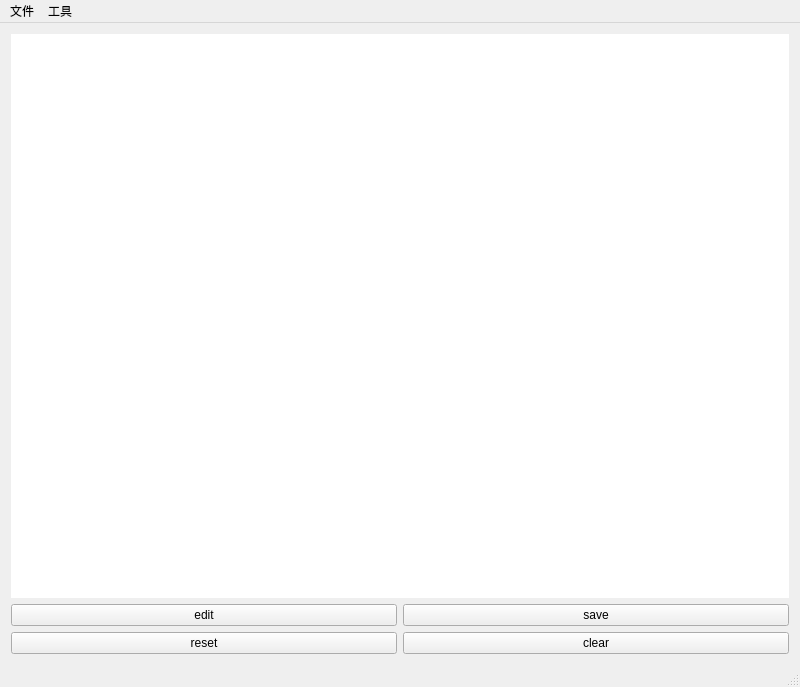
<?xml version="1.0" encoding="UTF-8"?>
<ui version="4.0">
 <class>MainWindow</class>
 <widget class="QMainWindow" name="MainWindow">
  <property name="geometry">
   <rect>
    <x>0</x>
    <y>0</y>
    <width>800</width>
    <height>687</height>
   </rect>
  </property>
  <property name="windowTitle">
   <string>MainWindow</string>
  </property>
  <widget class="QWidget" name="centralwidget">
   <layout class="QGridLayout" name="gridLayout">
    <item row="1" column="1">
     <widget class="QPushButton" name="save">
      <property name="text">
       <string>save</string>
      </property>
     </widget>
    </item>
    <item row="0" column="0" colspan="2">
     <widget class="ImageLabel" name="canvas">
      <property name="palette">
       <palette>
        <active>
         <colorrole role="WindowText">
          <brush brushstyle="SolidPattern">
           <color alpha="255">
            <red>0</red>
            <green>0</green>
            <blue>0</blue>
           </color>
          </brush>
         </colorrole>
         <colorrole role="Button">
          <brush brushstyle="SolidPattern">
           <color alpha="255">
            <red>255</red>
            <green>255</green>
            <blue>255</blue>
           </color>
          </brush>
         </colorrole>
         <colorrole role="Light">
          <brush brushstyle="SolidPattern">
           <color alpha="255">
            <red>255</red>
            <green>255</green>
            <blue>255</blue>
           </color>
          </brush>
         </colorrole>
         <colorrole role="Midlight">
          <brush brushstyle="SolidPattern">
           <color alpha="255">
            <red>69</red>
            <green>7</green>
            <blue>227</blue>
           </color>
          </brush>
         </colorrole>
         <colorrole role="Dark">
          <brush brushstyle="SolidPattern">
           <color alpha="255">
            <red>127</red>
            <green>127</green>
            <blue>127</blue>
           </color>
          </brush>
         </colorrole>
         <colorrole role="Mid">
          <brush brushstyle="SolidPattern">
           <color alpha="255">
            <red>170</red>
            <green>170</green>
            <blue>170</blue>
           </color>
          </brush>
         </colorrole>
         <colorrole role="Text">
          <brush brushstyle="SolidPattern">
           <color alpha="255">
            <red>0</red>
            <green>0</green>
            <blue>0</blue>
           </color>
          </brush>
         </colorrole>
         <colorrole role="BrightText">
          <brush brushstyle="SolidPattern">
           <color alpha="255">
            <red>255</red>
            <green>255</green>
            <blue>255</blue>
           </color>
          </brush>
         </colorrole>
         <colorrole role="ButtonText">
          <brush brushstyle="SolidPattern">
           <color alpha="255">
            <red>0</red>
            <green>0</green>
            <blue>0</blue>
           </color>
          </brush>
         </colorrole>
         <colorrole role="Base">
          <brush brushstyle="SolidPattern">
           <color alpha="255">
            <red>255</red>
            <green>255</green>
            <blue>255</blue>
           </color>
          </brush>
         </colorrole>
         <colorrole role="Window">
          <brush brushstyle="SolidPattern">
           <color alpha="255">
            <red>255</red>
            <green>255</green>
            <blue>255</blue>
           </color>
          </brush>
         </colorrole>
         <colorrole role="Shadow">
          <brush brushstyle="SolidPattern">
           <color alpha="255">
            <red>0</red>
            <green>0</green>
            <blue>0</blue>
           </color>
          </brush>
         </colorrole>
         <colorrole role="AlternateBase">
          <brush brushstyle="SolidPattern">
           <color alpha="255">
            <red>255</red>
            <green>255</green>
            <blue>255</blue>
           </color>
          </brush>
         </colorrole>
         <colorrole role="ToolTipBase">
          <brush brushstyle="SolidPattern">
           <color alpha="255">
            <red>255</red>
            <green>255</green>
            <blue>220</blue>
           </color>
          </brush>
         </colorrole>
         <colorrole role="ToolTipText">
          <brush brushstyle="SolidPattern">
           <color alpha="255">
            <red>0</red>
            <green>0</green>
            <blue>0</blue>
           </color>
          </brush>
         </colorrole>
         <colorrole role="PlaceholderText">
          <brush brushstyle="SolidPattern">
           <color alpha="128">
            <red>0</red>
            <green>0</green>
            <blue>0</blue>
           </color>
          </brush>
         </colorrole>
        </active>
        <inactive>
         <colorrole role="WindowText">
          <brush brushstyle="SolidPattern">
           <color alpha="255">
            <red>0</red>
            <green>0</green>
            <blue>0</blue>
           </color>
          </brush>
         </colorrole>
         <colorrole role="Button">
          <brush brushstyle="SolidPattern">
           <color alpha="255">
            <red>255</red>
            <green>255</green>
            <blue>255</blue>
           </color>
          </brush>
         </colorrole>
         <colorrole role="Light">
          <brush brushstyle="SolidPattern">
           <color alpha="255">
            <red>255</red>
            <green>255</green>
            <blue>255</blue>
           </color>
          </brush>
         </colorrole>
         <colorrole role="Midlight">
          <brush brushstyle="SolidPattern">
           <color alpha="255">
            <red>69</red>
            <green>7</green>
            <blue>227</blue>
           </color>
          </brush>
         </colorrole>
         <colorrole role="Dark">
          <brush brushstyle="SolidPattern">
           <color alpha="255">
            <red>127</red>
            <green>127</green>
            <blue>127</blue>
           </color>
          </brush>
         </colorrole>
         <colorrole role="Mid">
          <brush brushstyle="SolidPattern">
           <color alpha="255">
            <red>170</red>
            <green>170</green>
            <blue>170</blue>
           </color>
          </brush>
         </colorrole>
         <colorrole role="Text">
          <brush brushstyle="SolidPattern">
           <color alpha="255">
            <red>0</red>
            <green>0</green>
            <blue>0</blue>
           </color>
          </brush>
         </colorrole>
         <colorrole role="BrightText">
          <brush brushstyle="SolidPattern">
           <color alpha="255">
            <red>255</red>
            <green>255</green>
            <blue>255</blue>
           </color>
          </brush>
         </colorrole>
         <colorrole role="ButtonText">
          <brush brushstyle="SolidPattern">
           <color alpha="255">
            <red>0</red>
            <green>0</green>
            <blue>0</blue>
           </color>
          </brush>
         </colorrole>
         <colorrole role="Base">
          <brush brushstyle="SolidPattern">
           <color alpha="255">
            <red>255</red>
            <green>255</green>
            <blue>255</blue>
           </color>
          </brush>
         </colorrole>
         <colorrole role="Window">
          <brush brushstyle="SolidPattern">
           <color alpha="255">
            <red>255</red>
            <green>255</green>
            <blue>255</blue>
           </color>
          </brush>
         </colorrole>
         <colorrole role="Shadow">
          <brush brushstyle="SolidPattern">
           <color alpha="255">
            <red>0</red>
            <green>0</green>
            <blue>0</blue>
           </color>
          </brush>
         </colorrole>
         <colorrole role="AlternateBase">
          <brush brushstyle="SolidPattern">
           <color alpha="255">
            <red>255</red>
            <green>255</green>
            <blue>255</blue>
           </color>
          </brush>
         </colorrole>
         <colorrole role="ToolTipBase">
          <brush brushstyle="SolidPattern">
           <color alpha="255">
            <red>255</red>
            <green>255</green>
            <blue>220</blue>
           </color>
          </brush>
         </colorrole>
         <colorrole role="ToolTipText">
          <brush brushstyle="SolidPattern">
           <color alpha="255">
            <red>0</red>
            <green>0</green>
            <blue>0</blue>
           </color>
          </brush>
         </colorrole>
         <colorrole role="PlaceholderText">
          <brush brushstyle="SolidPattern">
           <color alpha="128">
            <red>0</red>
            <green>0</green>
            <blue>0</blue>
           </color>
          </brush>
         </colorrole>
        </inactive>
        <disabled>
         <colorrole role="WindowText">
          <brush brushstyle="SolidPattern">
           <color alpha="255">
            <red>127</red>
            <green>127</green>
            <blue>127</blue>
           </color>
          </brush>
         </colorrole>
         <colorrole role="Button">
          <brush brushstyle="SolidPattern">
           <color alpha="255">
            <red>255</red>
            <green>255</green>
            <blue>255</blue>
           </color>
          </brush>
         </colorrole>
         <colorrole role="Light">
          <brush brushstyle="SolidPattern">
           <color alpha="255">
            <red>255</red>
            <green>255</green>
            <blue>255</blue>
           </color>
          </brush>
         </colorrole>
         <colorrole role="Midlight">
          <brush brushstyle="SolidPattern">
           <color alpha="255">
            <red>69</red>
            <green>7</green>
            <blue>227</blue>
           </color>
          </brush>
         </colorrole>
         <colorrole role="Dark">
          <brush brushstyle="SolidPattern">
           <color alpha="255">
            <red>127</red>
            <green>127</green>
            <blue>127</blue>
           </color>
          </brush>
         </colorrole>
         <colorrole role="Mid">
          <brush brushstyle="SolidPattern">
           <color alpha="255">
            <red>170</red>
            <green>170</green>
            <blue>170</blue>
           </color>
          </brush>
         </colorrole>
         <colorrole role="Text">
          <brush brushstyle="SolidPattern">
           <color alpha="255">
            <red>127</red>
            <green>127</green>
            <blue>127</blue>
           </color>
          </brush>
         </colorrole>
         <colorrole role="BrightText">
          <brush brushstyle="SolidPattern">
           <color alpha="255">
            <red>255</red>
            <green>255</green>
            <blue>255</blue>
           </color>
          </brush>
         </colorrole>
         <colorrole role="ButtonText">
          <brush brushstyle="SolidPattern">
           <color alpha="255">
            <red>127</red>
            <green>127</green>
            <blue>127</blue>
           </color>
          </brush>
         </colorrole>
         <colorrole role="Base">
          <brush brushstyle="SolidPattern">
           <color alpha="255">
            <red>255</red>
            <green>255</green>
            <blue>255</blue>
           </color>
          </brush>
         </colorrole>
         <colorrole role="Window">
          <brush brushstyle="SolidPattern">
           <color alpha="255">
            <red>255</red>
            <green>255</green>
            <blue>255</blue>
           </color>
          </brush>
         </colorrole>
         <colorrole role="Shadow">
          <brush brushstyle="SolidPattern">
           <color alpha="255">
            <red>0</red>
            <green>0</green>
            <blue>0</blue>
           </color>
          </brush>
         </colorrole>
         <colorrole role="AlternateBase">
          <brush brushstyle="SolidPattern">
           <color alpha="255">
            <red>255</red>
            <green>255</green>
            <blue>255</blue>
           </color>
          </brush>
         </colorrole>
         <colorrole role="ToolTipBase">
          <brush brushstyle="SolidPattern">
           <color alpha="255">
            <red>255</red>
            <green>255</green>
            <blue>220</blue>
           </color>
          </brush>
         </colorrole>
         <colorrole role="ToolTipText">
          <brush brushstyle="SolidPattern">
           <color alpha="255">
            <red>0</red>
            <green>0</green>
            <blue>0</blue>
           </color>
          </brush>
         </colorrole>
         <colorrole role="PlaceholderText">
          <brush brushstyle="SolidPattern">
           <color alpha="128">
            <red>0</red>
            <green>0</green>
            <blue>0</blue>
           </color>
          </brush>
         </colorrole>
        </disabled>
       </palette>
      </property>
      <property name="autoFillBackground">
       <bool>true</bool>
      </property>
      <property name="text">
       <string/>
      </property>
     </widget>
    </item>
    <item row="1" column="0">
     <widget class="QPushButton" name="edit">
      <property name="text">
       <string>edit</string>
      </property>
     </widget>
    </item>
    <item row="2" column="0">
     <widget class="QPushButton" name="reset">
      <property name="text">
       <string>reset</string>
      </property>
     </widget>
    </item>
    <item row="2" column="1">
     <widget class="QPushButton" name="clear">
      <property name="text">
       <string>clear</string>
      </property>
     </widget>
    </item>
   </layout>
  </widget>
  <widget class="QMenuBar" name="menubar">
   <property name="geometry">
    <rect>
     <x>0</x>
     <y>0</y>
     <width>800</width>
     <height>23</height>
    </rect>
   </property>
   <widget class="QMenu" name="file">
    <property name="title">
     <string>文件</string>
    </property>
    <addaction name="open"/>
    <addaction name="saveAs"/>
   </widget>
   <widget class="QMenu" name="menu_2">
    <property name="title">
     <string>工具</string>
    </property>
    <addaction name="load"/>
   </widget>
   <addaction name="file"/>
   <addaction name="menu_2"/>
  </widget>
  <widget class="QStatusBar" name="statusbar"/>
  <action name="open">
   <property name="text">
    <string>打开</string>
   </property>
  </action>
  <action name="saveAs">
   <property name="text">
    <string>另存为</string>
   </property>
   <property name="toolTip">
    <string>另存为</string>
   </property>
  </action>
  <action name="load">
   <property name="text">
    <string>导入</string>
   </property>
  </action>
 </widget>
 <layoutdefault spacing="6" margin="11"/>
 <customwidgets>
  <customwidget>
   <class>ImageLabel</class>
   <extends>QLabel</extends>
   <header>imagelabel.h</header>
  </customwidget>
 </customwidgets>
 <resources/>
 <connections/>
</ui>
